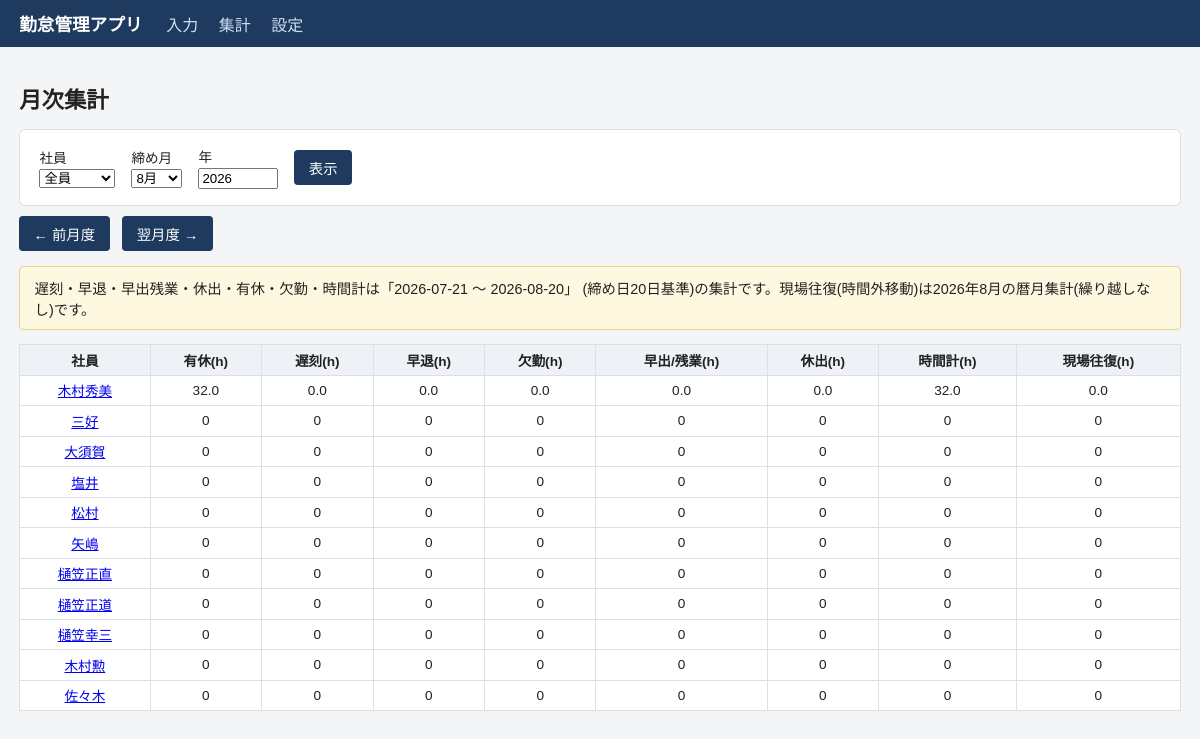
The page /summary?employee_id=all&year=2026&month=8 on the database its author committed.
### tables this page shows
CREATE TABLE employees (
                id INTEGER PRIMARY KEY AUTOINCREMENT,
                name TEXT NOT NULL UNIQUE,
                sort_order INTEGER NOT NULL,
                active INTEGER NOT NULL DEFAULT 1
            );

### app.py (the view)
@app.route("/summary")
def summary():
    today = date.today()
    year = request.args.get("year", type=int) or today.year
    month = request.args.get("month", type=int) or today.month
    employee_id = request.args.get("employee_id", default="all")
    employees = db.list_employees()
    closing_day = db.get_closing_day()
    if employee_id == "all":
        targets = employees
    else:
        emp = db.get_employee(int(employee_id))
        targets = [emp] if emp else []
    results = []
    for emp in targets:
        rep = db.summarize_reporting_period(emp["id"], year, month, closing_day)
        travel_hours = db.summarize_calendar_travel(emp["id"], year, month)
        results.append({"employee": emp, "reporting": rep, "travel_hours": travel_hours})
    (py, pm), (ny, nm) = _prev_next_month(year, month)
    return render_template(
        "summary.html",
        employees=employees, results=results, year=year, month=month,
        employee_id=employee_id, closing_day=closing_day,
        prev_year=py, prev_month=pm, next_year=ny, next_month=nm,
    )

### app.py (called while the page is built)
@app.before_request
def _ensure_db():
    db.init_db()

def _prev_next_month(year, month):
    prev_year, prev_month = (year - 1, 12) if month == 1 else (year, month - 1)
    next_year, next_month = (year + 1, 1) if month == 12 else (year, month + 1)
    return (prev_year, prev_month), (next_year, next_month)

### db.py (called while the page is built)
@contextmanager
def get_conn():
    conn = sqlite3.connect(DB_PATH)
    conn.row_factory = sqlite3.Row
    conn.execute("PRAGMA foreign_keys = ON")
    try:
        yield conn
        conn.commit()
    finally:
        conn.close()

def get_setting(key, default=None):
    with get_conn() as conn:
        row = conn.execute("SELECT value FROM settings WHERE key = ?", (key,)).fetchone()
        return row["value"] if row else default

def get_closing_day():
    return int(get_setting("closing_day", "20"))

def list_employees(active_only=True):
    with get_conn() as conn:
        q = "SELECT * FROM employees"
        if active_only:
            q += " WHERE active = 1"
        q += " ORDER BY sort_order, id"
        return [dict(r) for r in conn.execute(q).fetchall()]

def _clamp_day(year, month, day):
    last = calendar.monthrange(year, month)[1]
    return min(day, last)

def reporting_period_for_label(year: int, month: int, closing_day: int):
    period_end = date(year, month, _clamp_day(year, month, closing_day))
    prev_month = month - 1
    prev_year = year
    if prev_month == 0:
        prev_month = 12
        prev_year -= 1
    period_start = date(prev_year, prev_month, _clamp_day(prev_year, prev_month, closing_day + 1))
    return period_start, period_end

def summarize_calendar_travel(employee_id, year, month):
    start = date(year, month, 1)
    end = date(year, month, calendar.monthrange(year, month)[1])
    with get_conn() as conn:
        row = conn.execute(
            """SELECT COALESCE(SUM(travel_hours), 0) AS travel_hours
               FROM daily_records WHERE employee_id = ? AND date BETWEEN ? AND ?""",
            (employee_id, start.isoformat(), end.isoformat()),
        ).fetchone()
    return row["travel_hours"]

### templates/summary.html (shortened to what this page needs)
{% extends "base.html" %}
{% block content %}
<h1>月次集計</h1>
<form class="card form-inline" method="get" action="{{ url_for('summary') }}">
  <label>社員
    <select name="employee_id">
      <option value="all" {{ 'selected' if employee_id == 'all' else '' }}>全員</option>
    </select>
  </label>
  <label>締め月
    <select name="month" id="month-select">
      {% for m in range(1, 13) %}
      <option value="{{ m }}" {{ 'selected' if m == month else '' }}>{{ m }}月</option>
      {% endfor %}
    </select>
  </label>
  <label>年
    <input type="number" name="year" value="{{ year }}" style="width:6em">
  </label>
  <button type="submit">表示</button>
</form>
<div class="toolbar">
  <a class="btn" href="{{ url_for('summary', employee_id=employee_id, year=prev_year, month=prev_month) }}">← 前月度</a>
  <a class="btn" href="{{ url_for('summary', employee_id=employee_id, year=next_year, month=next_month) }}">翌月度 →</a>
</div>
{% if results %}
<p class="note-box">
  遅刻・早退・早出残業・休出・有休・欠勤・時間計は「{{ results[0].reporting.period_start }} 〜 {{ results[0].reporting.period_end }}」
  (締め日{{ closing_day }}日基準)の集計です。現場往復(時間外移動)は{{ year }}年{{ month }}月の暦月集計(繰り越しなし)です。
</p>
<div class="table-wrap">
<table class="summary-table">
  <thead>
    <tr>
      <th>社員</th>
      <th>有休(h)</th>
      <th>遅刻(h)</th>
      <th>早退(h)</th>
      <th>欠勤(h)</th>
      <th>早出/残業(h)</th>
      <th>休出(h)</th>
      <th>時間計(h)</th>
      <th>現場往復(h)</th>
    </tr>
  </thead>
  <tbody>
    {% for r in results %}
    <tr>
      <td><a href="{{ url_for('entry', employee_id=r.employee.id, year=year, month=month) }}">{{ r.employee.name }}</a></td>
      <td>{{ r.reporting.paid_leave_hours }}</td>
      <td>{{ r.reporting.late_hours }}</td>
      <td>{{ r.reporting.early_leave_hours }}</td>
      <td>{{ r.reporting.absence_hours }}</td>
      <td>{{ r.reporting.overtime_hours }}</td>
      <td>{{ r.reporting.holiday_work_hours }}</td>
      <td>{{ r.reporting.total_hours }}</td>
      <td>{{ r.travel_hours }}</td>
    </tr>
    {% endfor %}
  </tbody>
</table>
</div>
{% else %}
<p>データがありません。</p>
{% endif %}
{% endblock %}

### static/style.css (style rules this page uses)
* { box-sizing: border-box; }
body { font-family: "Yu Gothic UI", "Meiryo", sans-serif; margin: 0; background: #f4f5f7; color: #222; }
h1 { font-size: 1.4em; }
.card { background: #fff; border: 1px solid #dcdfe4; border-radius: 6px; padding: 1em 1.2em; margin-bottom: 1.2em; }
.form-inline { display: flex; flex-wrap: wrap; gap: 1em; align-items: center; margin-bottom: 0.6em; }
.form-inline label { display: flex; flex-direction: column; font-size: 0.85em; gap: 0.2em; }
button, .btn { background: #1f3a5f; color: #fff; border: none; border-radius: 4px; padding: 0.5em 1em; cursor: pointer; text-decoration: none; font-size: 0.9em; display: inline-block; }
.toolbar { display: flex; align-items: center; gap: 0.8em; margin-bottom: 0.8em; flex-wrap: wrap; }
.note-box { background: #fff8e1; border: 1px solid #e6d28a; border-radius: 4px; padding: 0.7em 1em; font-size: 0.9em; }
.table-wrap { overflow-x: auto; }
table { border-collapse: collapse; width: 100%; background: #fff; }
th, td { border: 1px solid #dcdfe4; padding: 0.35em 0.45em; font-size: 0.85em; text-align: center; }
th { background: #eef1f5; position: sticky; top: 0; }

### rows shown on the page
employees: employee.name "木村秀美", employee.name "三好", reporting.paid_leave_hours "0", reporting.late_hours "0", reporting.early_leave_hours "0", reporting.absence_hours "0", reporting.overtime_hours "0", reporting.holiday_work_hours "0", reporting.total_hours "0", travel_hours "0", employee.name "大須賀", employee.name "塩井", employee.name "松村", employee.name "矢嶋", employee.name "樋笠正直", employee.name "樋笠正道", employee.name "樋笠幸三", employee.name "木村勲", employee.name "佐々木"

### other values the page prints
{{ results[0].reporting.period_start }} "2026-07-21"
{{ results[0].reporting.period_end }} "2026-08-20"
{{ closing_day }} "20"
{{ year }} "2026"
{{ month }} "8"
{{ r.reporting.paid_leave_hours }} "32.0"
{{ r.reporting.late_hours }} "0.0"
{{ r.reporting.early_leave_hours }} "0.0"
{{ r.reporting.absence_hours }} "0.0"
{{ r.reporting.overtime_hours }} "0.0"
{{ r.reporting.holiday_work_hours }} "0.0"
{{ r.reporting.total_hours }} "32.0"
{{ r.travel_hours }} "0.0"
form field month "8月"
